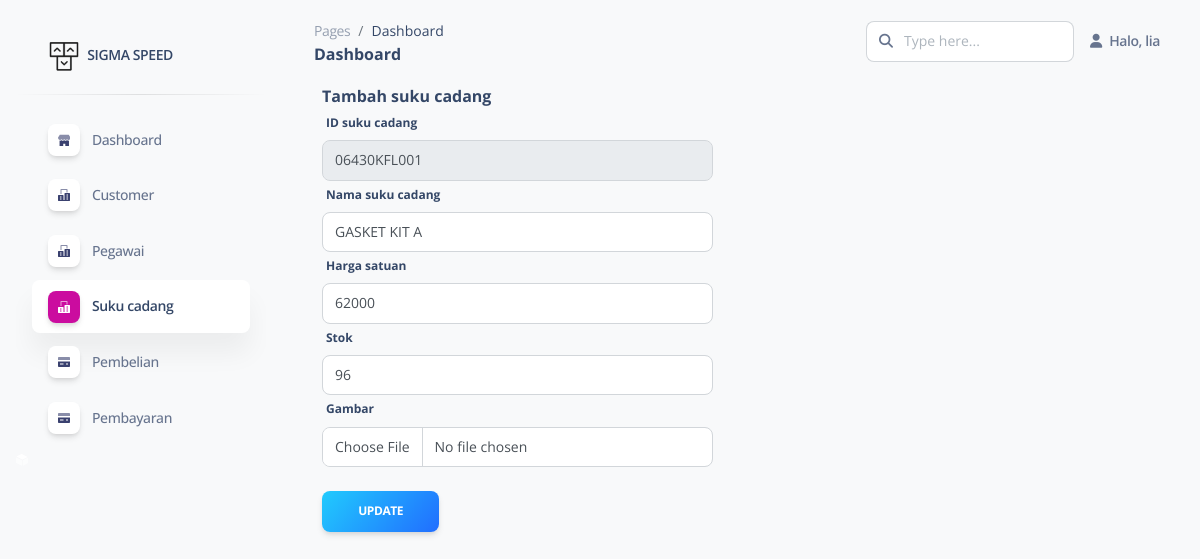
/pages-admin/edit_suku_cadang.php?ID_Suku_Cadang=06430KFL001 (signed in), run on the app's committed database.
### tables this page shows
CREATE TABLE `suku_cadang` (
  `ID_Suku_Cadang` varchar(20) NOT NULL,
  `Nama_Suku_cadang` varchar(30) NOT NULL,
  `Harga_Satuan` int(11) NOT NULL,
  `stok` int(11) NOT NULL,
  `gambar` text DEFAULT NULL
);

### pages-admin/edit_suku_cadang.php (the view, shortened to what this page needs)
<?php
include_once('../config/database.php');
?>
<!DOCTYPE html>
<html lang="en">
<head>
  <link href="../assets/css/nucleo-icons.css" rel="stylesheet" />
  <link href="../assets/css/nucleo-svg.css" rel="stylesheet" />
  <link href="../assets/css/nucleo-svg.css" rel="stylesheet" />
  <link id="pagestyle" href="../assets/css/soft-ui-dashboard.css?v=1.0.3" rel="stylesheet" />
</head>
<body class="g-sidenav-show  bg-gray-100">
<?php
if (isset($_SESSION['user_logged'])) {
	?>
  <aside class="sidenav navbar navbar-vertical navbar-expand-xs border-0 border-radius-xl my-3 fixed-start ms-3 " id="sidenav-main">
    <div class="sidenav-header">
      <a class="navbar-brand m-0" href="https://demos.creative-tim.com/soft-ui-dashboard/pages/dashboard.php" target="_blank">
        <img src="../assets/img/logo-ct.png" class="navbar-brand-img h-100" alt="main_logo">
        <span class="ms-1 font-weight-bold">SIGMA SPEED</span>
      </a>
    </div>
    <hr class="horizontal dark mt-0">
    <div class="collapse navbar-collapse  w-auto  max-height-vh-100 h-100" id="sidenav-collapse-main">
      <ul class="navbar-nav">
        <li class="nav-item">
          <a class="nav-link " href="dashboard.php">
            <div class="icon icon-shape icon-sm shadow border-radius-md bg-white text-center me-2 d-flex align-items-center justify-content-center">
            </div>
            <span class="nav-link-text ms-1">Dashboard</span>
          </a>
        </li>
        <li class="nav-item">
          <a class="nav-link " href="pemilik.php">
            <div class="icon icon-shape icon-sm shadow border-radius-md bg-white text-center me-2 d-flex align-items-center justify-content-center">
            </div>
            <span class="nav-link-text ms-1">Customer</span>
          </a>
        </li>
        <li class="nav-item">
          <a class="nav-link" href="pegawai.php">
            <div class="icon icon-shape icon-sm shadow border-radius-md bg-white text-center me-2 d-flex align-items-center justify-content-center">
            </div>
            <span class="nav-link-text ms-1">Pegawai</span>
          </a>
        </li>
        <li class="nav-item">
          <a class="nav-link active" href="suku_cadang.php">
            <div class="icon icon-shape icon-sm shadow border-radius-md bg-white text-center me-2 d-flex align-items-center justify-content-center">
            </div>
            <span class="nav-link-text ms-1">Suku cadang</span>
          </a>
        </li>
        <li class="nav-item">
          <a class="nav-link  " href="billing.php">
            <div class="icon icon-shape icon-sm shadow border-radius-md bg-white text-center me-2 d-flex align-items-center justify-content-center">
            </div>
            <span class="nav-link-text ms-1">Pembelian</span>
          </a>
        </li>
        <li class="nav-item">
          <a class="nav-link " href="pembayaran.php">
            <div class="icon icon-shape icon-sm shadow border-radius-md bg-white text-center me-2 d-flex align-items-center justify-content-center">
            </div>
            <span class="nav-link-text ms-1">Pembayaran</span>
          </a>
        </li>
        <li class="nav-item">
            </div>
  </aside>
  <main class="main-content position-relative max-height-vh-100 h-100 mt-1 border-radius-lg ">
    <nav class="navbar navbar-main navbar-expand-lg px-0 mx-4 shadow-none border-radius-xl" id="navbarBlur" navbar-scroll="true">
      <div class="container-fluid py-1 px-3">
        <nav aria-label="breadcrumb">
          <ol class="breadcrumb bg-transparent mb-0 pb-0 pt-1 px-0 me-sm-6 me-5">
            <li class="breadcrumb-item text-sm"><a class="opacity-5 text-dark" href="javascript:;">Pages</a></li>
            <li class="breadcrumb-item text-sm text-dark active" aria-current="page">Dashboard</li>
          </ol>
          <h6 class="font-weight-bolder mb-0">Dashboard</h6>
        </nav>
        <div class="collapse navbar-collapse mt-sm-0 mt-2 me-md-0 me-sm-4" id="navbar">
          <div class="ms-md-auto pe-md-3 d-flex align-items-center">
            <div class="input-group">
              <span class="input-group-text text-body"><i class="fas fa-search" aria-hidden="true"></i></span>
              <input type="text" class="form-control" placeholder="Type here...">
            </div>
          </div>
          <ul class="navbar-nav  justify-content-end">
            <li class="nav-item d-flex align-items-center">
              <a href="javascript:;" class="nav-link text-body font-weight-bold px-0">
                <i class="fa fa-user me-sm-1"></i>
                <span class="d-sm-inline d-none">
                <?php echo "Halo, ".$_SESSION['user_name'];?>
                </span>
              </a>
            </li>
    </nav>
    <?php
    $query_suku_cadang = "SELECT * FROM suku_cadang WHERE ID_Suku_Cadang = '".$_GET['ID_Suku_Cadang']."'";
    $tabel_suku_cadang = mysqli_query($mysqli, $query_suku_cadang);
    $row = $tabel_suku_cadang->fetch_assoc();
    ?>
    <div class="container-fluid py-1 px-5">
              <div class="row col-md-6">
              <h6 class="font-weight-bolder mb-0">Tambah suku cadang</h6>
              <form method="post" action="" enctype="multipart/form-data">
                    <div class="form-group form mb-0">
                    <label for="exampleInputEmail1" >ID suku cadang</label>
                    <input disabled type="text" name="id_sc" value="<?php echo $row['ID_Suku_Cadang']; ?>" class="form-control" >
                    </div>
                    <div class="form-group  mb-0">
                    <label for="exampleInputEmail1">Nama suku cadang</label>
                    <input type="text" name="nama_sc"class="form-control" value="<?php echo $row['Nama_Suku_cadang']; ?>"  required autofocus autocomplete="off">
                    </div>
                    <div class="form-group  mb-0">
                    <label for="exampleInputPassword1">Harga  satuan</label>
                    <input type="text" name="harga_sc"class="form-control" value="<?php echo $row['Harga_Satuan']; ?>"  required autofocus autocomplete="off">
                    </div>
                    <div class="form-group  mb-0">
                    <label for="exampleInputPassword1">Stok</label>
                    <input type="number" name="stok"class="form-control" value="<?php echo $row['stok']; ?>"  required autofocus autocomplete="off">
                    </div>
                    <div class="form-group  mb-0">
                    <label for="exampleInputPassword1">Gambar</label>
                    <input type="file" name="gambar"class="form-control">
                    </div>
                <button type="submit" name="edit" value="edit" class="btn bg-gradient-info w-30 mt-4 mb-2">UPDATE</button>
              </form>
              </div>
              </div>
</body>
</html>
<?php
} else {
    header('location: sign-in.php');
}
?>

### assets/css/nucleo-svg.css (style rules this page uses)
.icon { display: inline-block; color: #111111; height: 1em; width: 1em; }
.icon-sm { height: 0.8em; width: 0.8em; }
.icon { fill: currentColor; stroke: none; }

### data on the page
suku_cadang: id_sc "06430KFL001", nama_sc "GASKET KIT A", harga_sc "62000", stok "96"

### other printed values
$_SESSION['user_name'] "lia"
